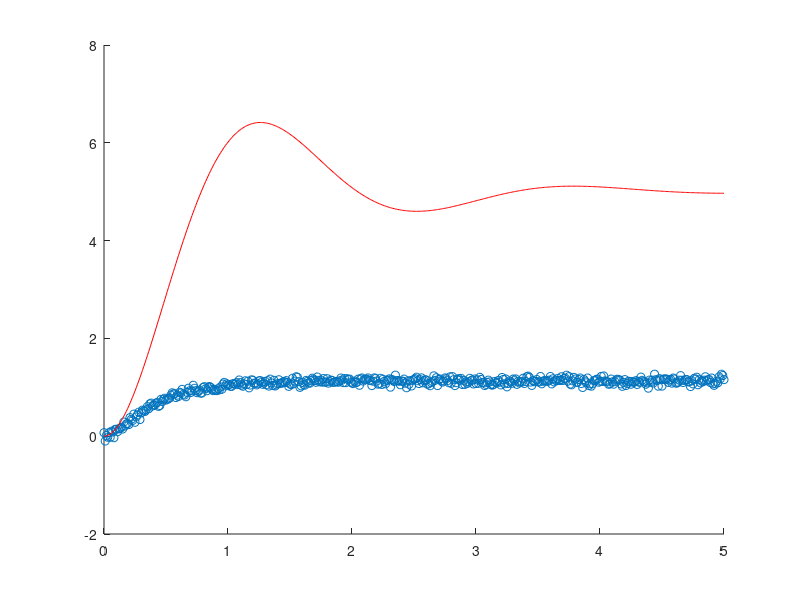

Here is the MATLAB script that generated this plot:
clc
clear
close all
th=[   1.1282 -  0.0000i;
    0.4281 +  0.0001i;
  -11.2285 +  0.0020i;
   -1.5512 -  0.0001i;
   -2.8477 -  0.0001i ]

load ('sistemacontrolado.mat');

A = [0 1;-7.2 -2]; %p/g(s) = k/s
B = [0 ; 7.2];
C = [1 0];
D = 0;

tamos = 0.01;
t = 0:tamos:5;
u = 5*ones(size(t));

X = [0 ; 0]; %condicao inicial
y_p = C*X + D*u(1);%saida do ponto medio

%inicio metodo do ponto medio
for k = 1:length(t)-1
  Fi_1 = A*X + B*u(k); %estimativa de inclinaçao inicial
  X_12 = X + Fi_1*tamos/2; %estimativa de k + 1/2
  Fi_p= A*X_12 + B*u(k); %estimativa de inclinacao do ponto medio

  X = X+Fi_p*tamos; %acha k+1
  y_p(k + 1) = C*X + D*u(k+1);
end

%scatter(t2,y2);
scatter(t,y);
hold on
plot(t, y_p,'r');
